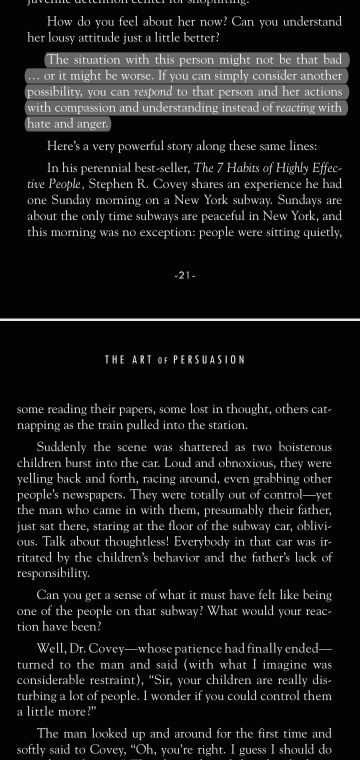
#> input picture MoreRelPy/SomesimpleProjects/Talking/image.jpeg, 720 x 1520 px, given in place of the camera (shown at 1/2 size)
$ python main.py
#> lines starting #> are read from the running program, lines starting #| are printed output that depends on the picture

import cv2
import imutils
import threading
import winsound

cap = cv2.VideoCapture(0, cv2.CAP_DSHOW)
cap.set(cv2.CAP_PROP_FRAME_HEIGHT, 500)
cap.set(cv2.CAP_PROP_FRAME_WIDTH, 550)

_, start_frame = cap.read()
#> start_frame is the input picture: shape (1520, 720, 3); min 2, max 239, mean 24.4
start_frame = imutils.resize(start_frame, width=500)
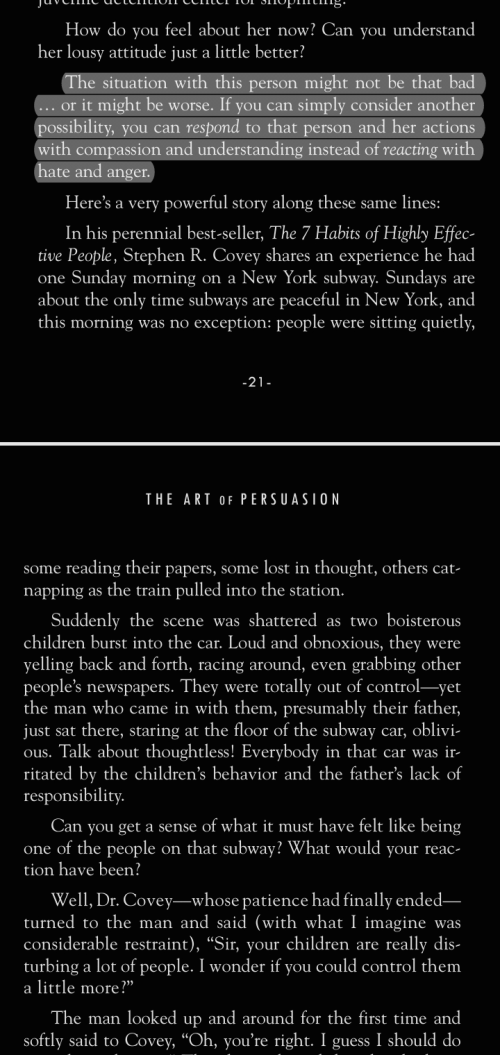
#> start_frame: shape (1055, 500, 3); min 2, max 236, mean 24.4

start_frame = cv2.cvtColor(start_frame, cv2.COLOR_BGR2GRAY)
#> start_frame: shape (1055, 500)
start_frame = cv2.GaussianBlur(start_frame, (21, 21), 0)
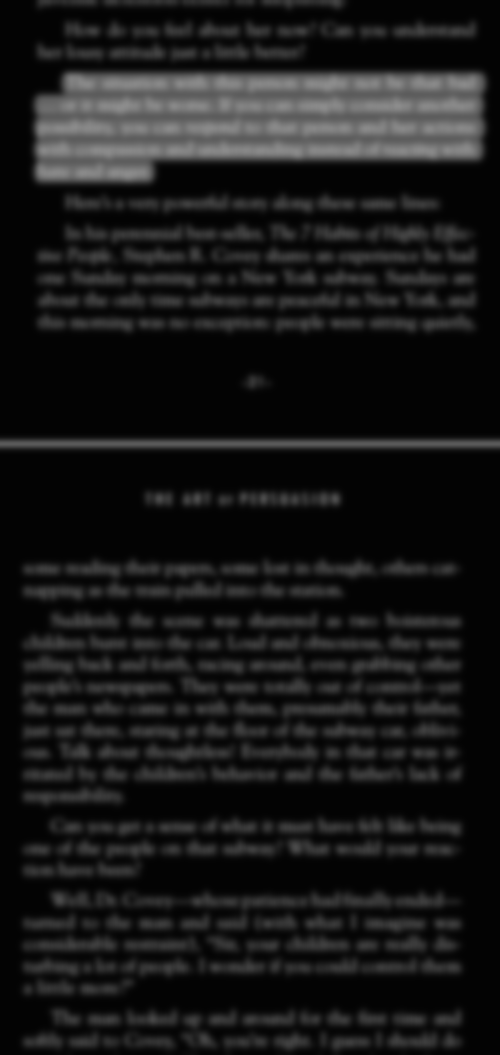
#> start_frame: shape (1055, 500); min 3, max 141, mean 24.4
alarm = False
alarm_mode = False

alarm_counter = 0


def beep_alarm():
    global alarm
    for _ in range(5):
        if not alarm_mode:
            break
        print("Alarm")
        winsound.Beep(2500, 1000)
    alarm = False


while True:
    _, frame = cap.read()
    frame = imutils.resize(frame, width=500)
    if alarm_mode:
        frame_bw = cv2.cvtColor(frame, cv2.COLOR_BGR2GRAY)
        frame_bw = cv2.GaussianBlur(frame_bw, (5, 5), 0)
        difference = cv2.absdiff(frame_bw, start_frame)
        threshold = cv2.threshold(difference, 25, 255, cv2.THRESH_BINARY)[1]
        start_frame = frame_bw
        if threshold.sum() > 10:
            alarm_counter += 1
        else:
            if alarm_counter > 0:
                alarm_counter -= 1

        cv2.imshow("Cam", threshold)
    else:
        cv2.imshow("Cam", frame)

    if alarm_counter > 20:
        if not alarm:
            alarm = True
            threading.Thread(target=beep_alarm).start()

    key_pressed = cv2.waitKey(30)
#> (key q is pressed here)
    if key_pressed == ord('t'):
        alarm_mode = not alarm_mode
        alarm_counter = 0
    if key_pressed == ord("q"):
        alarm_mode = False
        break

cap.release()
cv2.destroyAllWindows()
